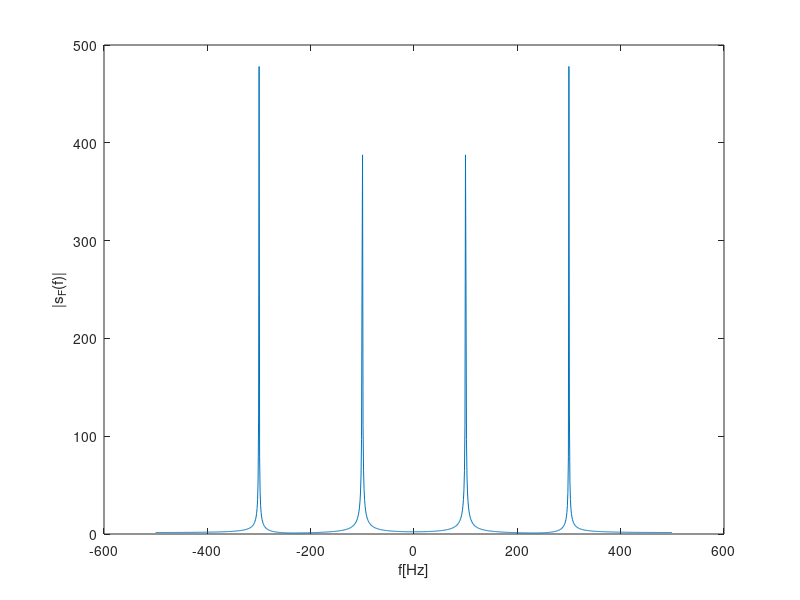

The MATLAB source for this figure:
% define the parameters
f1=100; f2=300;
Fs=1000;
NFFT=1024;
T=10; %seconds
t=0:1/Fs:T; % time vector
% length(t)
vf=-Fs/2:Fs/NFFT:Fs/2-Fs/NFFT; %frequency vector

% length(vf)
s=sin(2*pi*f1*t)+sin(2*pi*f2*t);
length(s)
%plot the frequency spectrum
figure, plot(vf,abs(fftshift(fft(s,NFFT)))), xlabel('f[Hz]'), ylabel('|s_F(f)|')